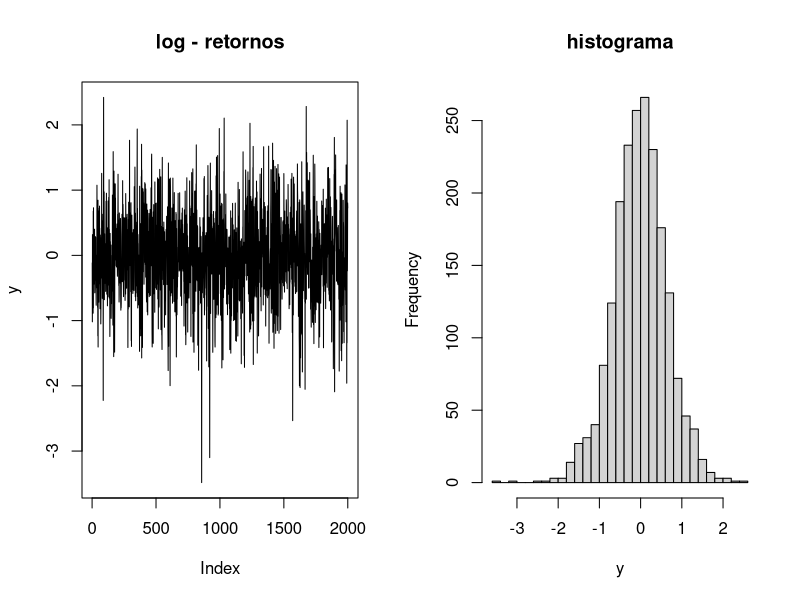

The R script that drew this image:
############################################################################
################################# SVM-SMN Model ############################
# y_t = b0 + b1*y_{t-1} + b2*e(h_t) + e_t/lambda_t^{1/2}
# h_t = mu + phi(h_{t-1} - mu) + sigma*n_{t}
############################################################################
###################### Normal: l ~ 1 

mu = -1
phi = 0.86
sigma = 0.25
b0 = 0.08
b1 = 0.15
b2 = - 0.23
y0 = 0
T = 2e3
y = h = rep(0, T)

#set.seed(4225873)
for(t in 1:T){
  if(t == 1){
    #l[t] = rgamma(1, shape = v/2, rate = v/2)
    h[t] = rnorm(1, mean = mu, sd = sigma*sqrt(1/(1-phi**2)))
    y[t] = rnorm(1, b0 + b1 * y0 + b2 * exp(h[t]), exp(h[t]/2) )
  }else{
    #l[t] = rgamma(1, shape = v/2, rate = v/2)
    h[t] = rnorm(1, mean = (mu + phi * ( h[t-1] - mu) ), sd = sigma)
    y[t] = rnorm(1, b0 + b1*y[t - 1] + b2 * exp(h[t]), exp(h[t]/2) )
  }
}

par(mfrow = c(1, 2))
plot(y, type = 'l', main = 'log - retornos')
hist(y, breaks = 40, main = 'histograma')
par(mfrow = c(1, 1))


